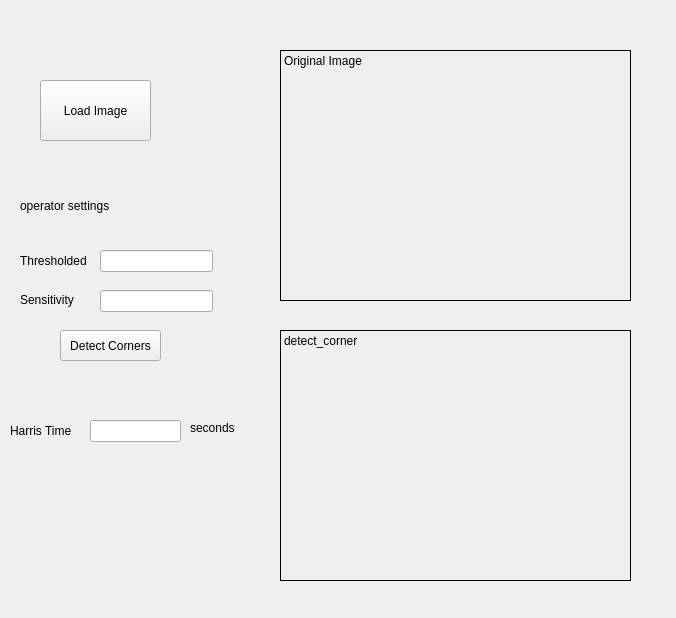
<?xml version="1.0" encoding="UTF-8"?>
<ui version="4.0">
 <class>Form</class>
 <widget class="QWidget" name="Form">
  <property name="geometry">
   <rect>
    <x>0</x>
    <y>0</y>
    <width>676</width>
    <height>618</height>
   </rect>
  </property>
  <property name="windowTitle">
   <string>Form</string>
  </property>
  <widget class="QPushButton" name="load_button">
   <property name="geometry">
    <rect>
     <x>40</x>
     <y>80</y>
     <width>111</width>
     <height>61</height>
    </rect>
   </property>
   <property name="text">
    <string>Load Image</string>
   </property>
  </widget>
  <widget class="QPushButton" name="detect_button">
   <property name="geometry">
    <rect>
     <x>60</x>
     <y>330</y>
     <width>101</width>
     <height>31</height>
    </rect>
   </property>
   <property name="text">
    <string>Detect Corners</string>
   </property>
  </widget>
  <widget class="QLabel" name="execution_time">
   <property name="geometry">
    <rect>
     <x>10</x>
     <y>420</y>
     <width>91</width>
     <height>21</height>
    </rect>
   </property>
   <property name="text">
    <string>Harris Time</string>
   </property>
  </widget>
  <widget class="QLabel" name="label">
   <property name="geometry">
    <rect>
     <x>20</x>
     <y>250</y>
     <width>81</width>
     <height>21</height>
    </rect>
   </property>
   <property name="text">
    <string>Thresholded</string>
   </property>
  </widget>
  <widget class="QLabel" name="label_2">
   <property name="geometry">
    <rect>
     <x>20</x>
     <y>290</y>
     <width>81</width>
     <height>20</height>
    </rect>
   </property>
   <property name="text">
    <string>Sensitivity</string>
   </property>
  </widget>
  <widget class="QLineEdit" name="lineEdit">
   <property name="geometry">
    <rect>
     <x>100</x>
     <y>290</y>
     <width>113</width>
     <height>22</height>
    </rect>
   </property>
  </widget>
  <widget class="QLineEdit" name="lineEdit_2">
   <property name="geometry">
    <rect>
     <x>100</x>
     <y>250</y>
     <width>113</width>
     <height>22</height>
    </rect>
   </property>
  </widget>
  <widget class="QLineEdit" name="lineEdit_3">
   <property name="geometry">
    <rect>
     <x>90</x>
     <y>420</y>
     <width>91</width>
     <height>22</height>
    </rect>
   </property>
  </widget>
  <widget class="QLabel" name="label_4">
   <property name="geometry">
    <rect>
     <x>20</x>
     <y>190</y>
     <width>111</width>
     <height>31</height>
    </rect>
   </property>
   <property name="text">
    <string>operator settings</string>
   </property>
  </widget>
  <widget class="QLabel" name="label_3">
   <property name="geometry">
    <rect>
     <x>190</x>
     <y>420</y>
     <width>51</width>
     <height>16</height>
    </rect>
   </property>
   <property name="text">
    <string>seconds</string>
   </property>
  </widget>
  <widget class="QLabel" name="original_image">
   <property name="geometry">
    <rect>
     <x>280</x>
     <y>50</y>
     <width>351</width>
     <height>251</height>
    </rect>
   </property>
   <property name="frameShape">
    <enum>QFrame::Box</enum>
   </property>
   <property name="text">
    <string>Original Image</string>
   </property>
   <property name="alignment">
    <set>Qt::AlignLeading|Qt::AlignLeft|Qt::AlignTop</set>
   </property>
  </widget>
  <widget class="QLabel" name="detect_corner">
   <property name="geometry">
    <rect>
     <x>280</x>
     <y>330</y>
     <width>351</width>
     <height>251</height>
    </rect>
   </property>
   <property name="frameShape">
    <enum>QFrame::Box</enum>
   </property>
   <property name="text">
    <string>detect_corner</string>
   </property>
   <property name="alignment">
    <set>Qt::AlignLeading|Qt::AlignLeft|Qt::AlignTop</set>
   </property>
  </widget>
 </widget>
 <resources/>
 <connections/>
</ui>
